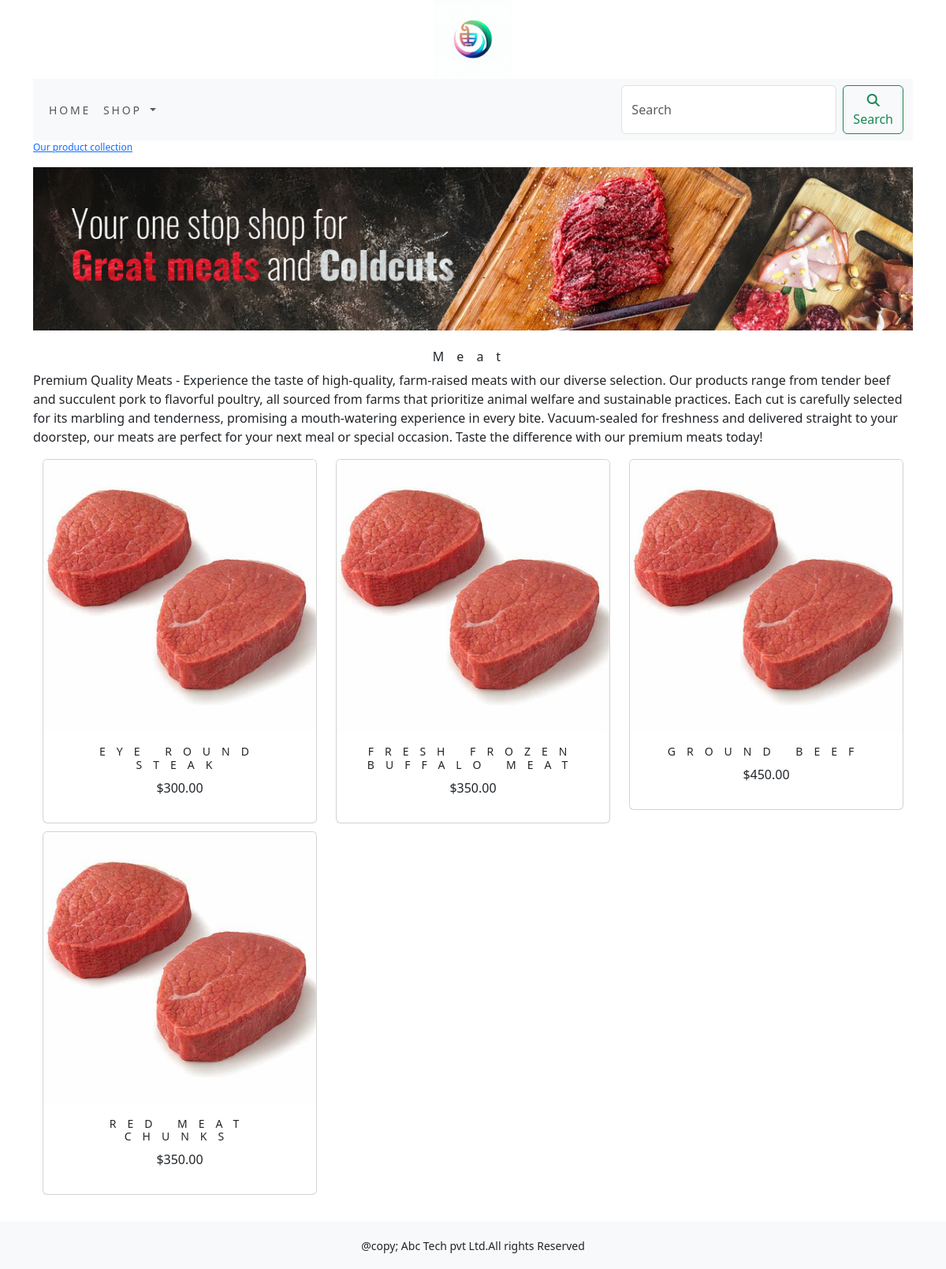
Screenshot of /shop/meat/ with the database file from the repository.
### shop/models.py (models this page shows, shortened)
class Category(models.Model):
    name = models.CharField(max_length=250, unique=True)
    slug = models.SlugField(max_length=250, unique=True)
    description = models.TextField(blank=True)
    image = models.ImageField(upload_to='category', blank=True)
    class Meta:
        ordering = ('name',)
        verbose_name = 'category'
        verbose_name_plural = 'categories'
    def get_url(self):
        return reverse('shop:products_by_category', args=[self.slug])

class Product(models.Model):
    name = models.CharField(max_length=250, unique=True)
    slug = models.SlugField(max_length=250, unique=True)
    description = models.TextField(blank=True)
    price = models.DecimalField(max_digits=10,decimal_places=2)
    category = models.ForeignKey(Category,on_delete=models.CASCADE)
    image = models.ImageField(upload_to='product', blank=True)
    stock = models.IntegerField()
    available = models.BooleanField(default=True)
    created = models.DateTimeField(auto_now_add=True)
    updated = models.DateTimeField(auto_now=True)
    def get_url(self):
        return  reverse('shop:prodCatdetail', args=[self.category.slug,self.slug])
    class Meta:
        ordering = ('name',)
        verbose_name = 'product'
        verbose_name_plural = 'products'

### shop/views.py (the view)
# urls.py: path('', views.allProdCat, name='allProdCat'),
def allProdCat(request, c_slug=None):
    c_page = None
    products_list = None
    if c_slug != None:
        c_page = get_object_or_404(Category, slug=c_slug)
        products_list = Product.objects.all().filter(category=c_page, available=True)
    else:
        products_list = Product.objects.all().filter(available=True)
    paginator = Paginator(products_list, 6)
    try:
        page = int(request.GET.get('page', '1'))
    except:
        page = 1
    try:
        products = paginator.page(page)
    except (EmptyPage, InvalidPage):
        products = paginator.page(paginator.num_pages)
    return render(request, "category.html", {'category': c_page, 'products': products})

### cart/context_processors.py (called while the page is built)
def counter(request):
    item_count = 0
    if 'admin' in request.path:
        return {}
    else:
        try:
            cart = Cart.objects.filter(cart_id=_cart_id(request))
            car_items = CartItem.objects.all().filter(cart=cart[:1])
            for cart_item in car_items:
                item_count += cart_item.quantity
        except Cart.DoesNotExist:
            item_count = 0
    return dict(item_count=item_count)

### cart/views.py (called while the page is built)
def _cart_id(request):
    cart = request.session.session_key
    if not cart:
        cart = request.session.create()
    return cart

### shop/context_processors.py (called while the page is built)
def menu_links(requests):
    links = Category.objects.all()
    return dict(links=links)

### templates/category.html (shortened to what this page needs)
{% extends 'base.html' %}
{% load static %}
{% block content %}
{% if category %}
<div>
    <div class="row my_row_class">
        <div class="mx_auto">
        <p><a href="{% url 'shop:allProdCat' %}">Our product collection</a> </p>
    </div>
        </div>
</div>
    {% endif %}
<div class="mx_auto">
    {% if category %}
    <img class="my_image" src="{{category.image.url}}" alt="{{category.name}}">
</div>
<br>
<div>
    <h1 class="text-center my_title">{{category.name}}</h1>
    <p class="text-justify">{{category.description}}</p>
</div>
    {% endif %}
<div class="container">
    <div class="row mx_auto">
        {% for product in products.object_list %}
        <div class="my_bottom_margin col-9 col-sm-12 col-md-4  col-lg-4">
            <div class="card text-center" style="min-width:18rem;">
                <a href="{{product.get_url}}"><img class="card-img-top my_image" src="{{product.image.url}}" alt="{{product.name}}"></a>
                <div class="card-body">
                    <h4>{{product.name}}</h4>
                    <p>${{product.price}}</p>
                </div>
            </div>
        </div>
        {% endfor %}
    </div>
    <br>
</div>
{% endblock %}

### static/css/docs.css (style rules this page uses)
:root { --bs-breakpoint-xs: 0;--bs-breakpoint-sm: 576px;--bs-breakpoint-md: 768px;--bs-breakpoint-lg: 992px;--bs-breakpoint-xl: 1200px;--bs-breakpoint-xxl: 1400px }
:root,[data-bs-theme="light"] { --bd-purple: #4c0bce;--bd-violet: #712cf9;--bd-accent: #ffe484;--bd-violet-rgb: 112.520718,44.062154,249.437846;--bd-accent-rgb: 255,228,132;--bd-pink-rgb: 214,51,132;--bd-teal-rgb: 32,201,151;--bd-violet-bg: var(--bd-violet);--bd-toc-color: var(--bd-violet);--bd-sidebar-link-bg: rgba(var(--bd-violet-rgb), .1);--bd-callout-link: 10,88,202;--bd-callout-code-color: #ab296a;--bd-pre-bg: var(--bs-tertiary-bg) }
:root { --docsearch-primary-color: var(--bd-violet);--docsearch-logo-color: var(--bd-violet) }
:root,[data-bs-theme="light"] { --base02: #c8c8fa;--base03: #565c64;--base04: #666;--base05: #333;--base06: #fff;--base07: #13795b;--base08: #c6303e;--base09: #087990;--base0A: #6f42c1;--base0B: #084298;--base0C: #084298;--base0D: #6f42c1;--base0E: #ab296a;--base0F: #333 }

### static/css/custom.css (style rules this page uses)
body { font-family: 'Roboto Condensed', sans-serif; }
.my_row_class { padding_top : 15px; }
.my_row_class .mx_auto { color : #000; font-size : 12px; }
.my_image { width : 100%; height : auto; }
.my_title { font-size : 16px; text_transform : uppercase; letter-spacing : 1em; }
.my_bottom_margin { margin-bottom : 10px; }
.card-body h4 { font-size:14px; text-transform : uppercase; letter-spacing : 1em; }

### rows the page displays
Category: image (picture), name "Meat", description "Premium Quality Meats - Experience the taste of high-quality, farm-raised meats with our diverse selection. Our products range from tender beef and succulent pork to flavorful poultry, all sourced from farms that prioritize animal welfare and sustainable practices. Each cut is carefully selected for its marbling and tenderness, promising a mouth-watering experience in every bite. Vacuum-sealed for freshness and delivered straight to your doorstep, our meats are perfect for your next meal or special occasion. Taste the difference with our premium meats today!"
Product: image (picture), name "EYE ROUND STEAK", price "300.00"
Product: image (picture), name "FRESH FROZEN BUFFALO MEAT", price "350.00"
Product: image (picture), name "GROUND BEEF", price "450.00"
Product: image (picture), name "RED MEAT CHUNKS", price "350.00"
